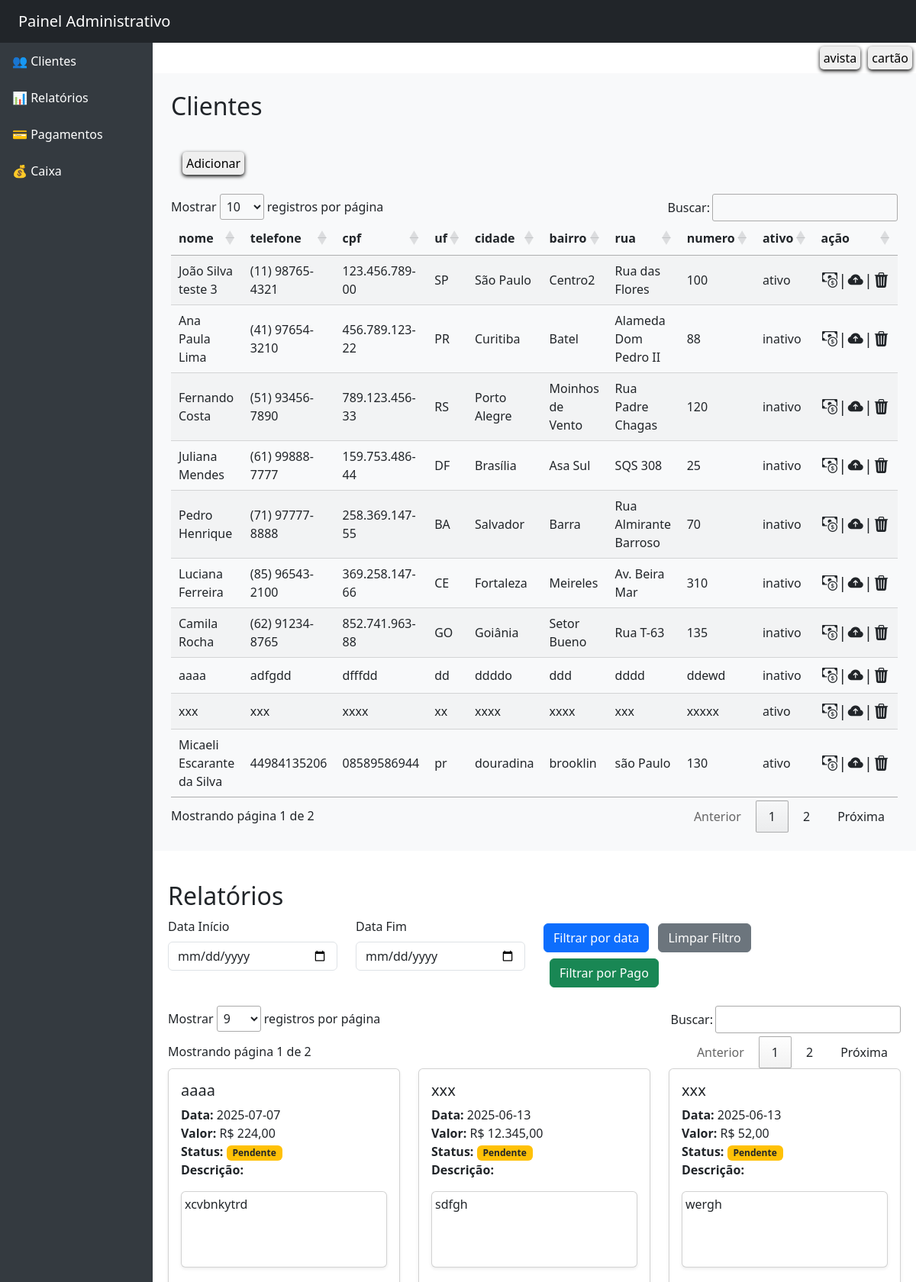
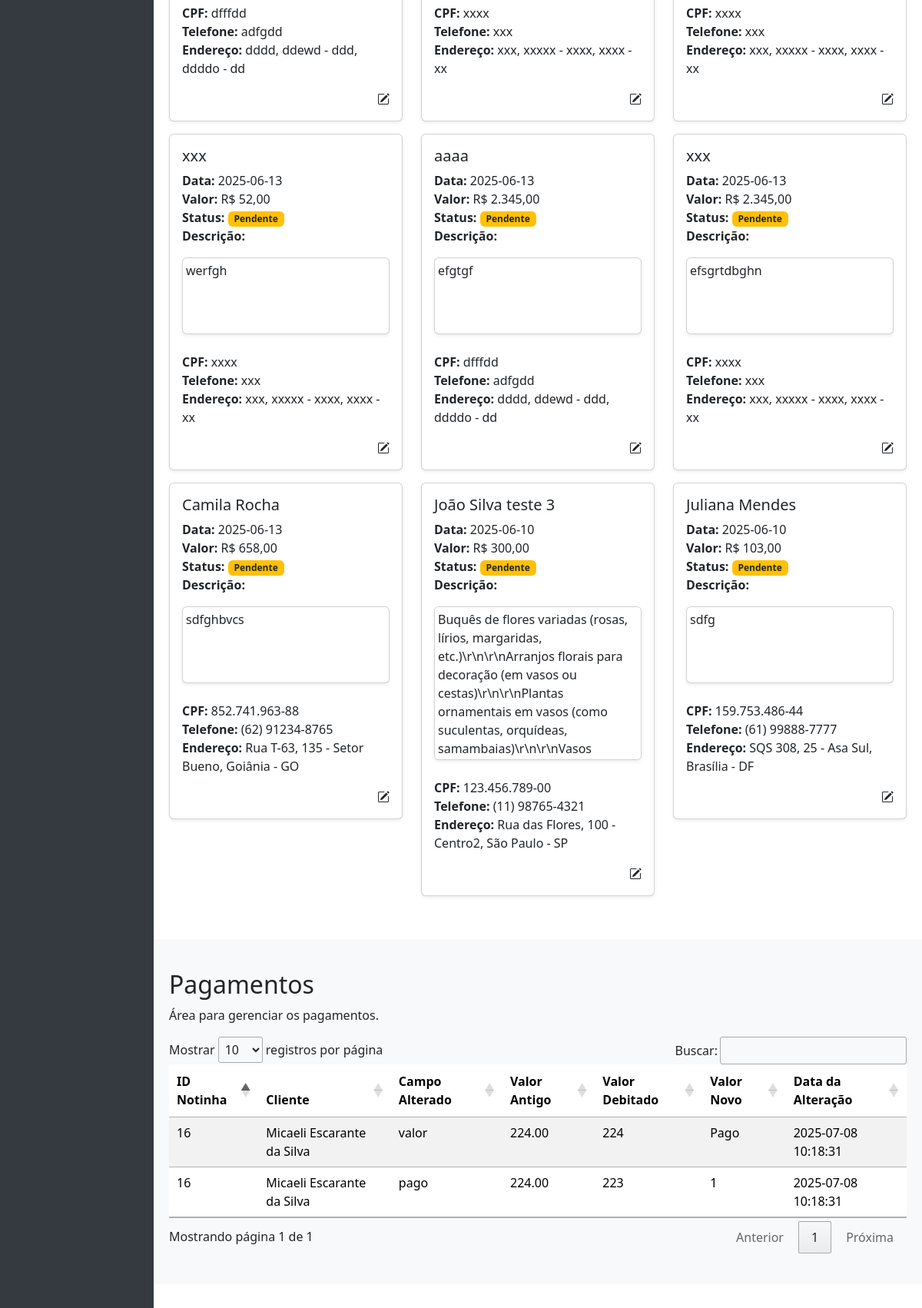
The page / (upper part) on the database its author committed (2 pictures, top to bottom).
### tables this page shows
CREATE TABLE `clientes` (
  `idcliente` int(11) NOT NULL,
  `nome` varchar(100) NOT NULL,
  `telefone` varchar(20) DEFAULT NULL,
  `cpf` varchar(14) DEFAULT NULL,
  `uf` char(2) DEFAULT NULL,
  `cidade` varchar(100) DEFAULT NULL,
  `bairro` varchar(100) DEFAULT NULL,
  `rua` varchar(100) DEFAULT NULL,
  `numero` varchar(10) DEFAULT NULL,
  `ativo` tinyint(1) DEFAULT NULL
);

CREATE TABLE `notinhas` (
  `idnotinha` int(11) NOT NULL,
  `idcliente` int(11) DEFAULT NULL,
  `data` date NOT NULL,
  `valor` decimal(10,2) NOT NULL,
  `pago` tinyint(1) DEFAULT 0,
  `descricao` varchar(800) NOT NULL
);

### index.php (called while the page is built)
<?php
@include('./src/views/home.php');
?>

### src/views/section/clientes.php (the view, shortened to what this page needs)
<head>
  <link rel="stylesheet" href="https://cdn.datatables.net/1.13.6/css/jquery.dataTables.min.css">
  <link href="https://cdn.jsdelivr.net/npm/bootstrap@5.3.6/dist/css/bootstrap.min.css" rel="stylesheet">
  <link href="https://cdn.jsdelivr.net/npm/bootstrap-icons@1.10.5/font/bootstrap-icons.css" rel="stylesheet">
</head>
<div class="content-area">
  <div id="acoesRapidas">
    <button>avista</button>
    <button>cartão</button>
  </div>
  <section id="clientes-section" class="bg-light p-4">
    <h2 class="mb-3">Clientes</h2>
    <div id="acoesClientesMenu">
      <button onclick="addCliente()">Adicionar</button>
    </div>
    <table id="clientes-tabela" class="display" style="width:100%">
      <thead>
        <tr>
          <th>nome</th>
          <th>telefone</th>
          <th>cpf</th>
          <th>uf</th>
          <th>cidade</th>
          <th>bairro</th>
          <th>rua</th>
          <th>numero</th>
          <th>ativo</th>
          <th style="width: 100px;">ação</th>
        </tr>
      </thead>
      <tbody>
        <?php
        $sql = "SELECT * FROM clientes";
        $result = mysqli_query($connect, $sql);
        if ($result && mysqli_num_rows($result) > 0) {
          while ($row = mysqli_fetch_assoc($result)) {
            echo "<tr>";
            echo "<td>{$row['nome']}</td>";
            echo "<td>{$row['telefone']}</td>";
            echo "<td>{$row['cpf']}</td>";
            echo "<td>{$row['uf']}</td>";
            echo "<td>{$row['cidade']}</td>";
            echo "<td>{$row['bairro']}</td>";
            echo "<td>{$row['rua']}</td>";
            echo "<td>{$row['numero']}</td>";
            echo "<td>" . ($row['ativo'] ? 'ativo' : 'inativo') . "</td>";
            $clienteJson = htmlspecialchars(json_encode($row), ENT_QUOTES, 'UTF-8');
            echo '<td><div>
            <i class="bi bi-cash-coin" onclick="addNotinha(' . "'" . $clienteJson . "'" . ')" class="bi bi-cloud-arrow-up-fill"></i> |
            <i onclick="UpCliente(' . $row['idcliente'] . ')" class="bi bi-cloud-arrow-up-fill"></i> |
            <i onclick="DeleteCliente(' . $row['idcliente'] . ')" class="bi bi-trash3-fill"></i>
          </div></td>';
            echo "</tr>";
          }
        } else {
          echo "<tr><td colspan='10'>Nenhum cliente encontrado.</td></tr>";
        }
        ?>
      </tbody>
    </table>
  </section>

### src/views/home.php (shortened to what this page needs)
<?php
    include __DIR__ . '/../../core/config.php';
?>
<!DOCTYPE html>
<html lang="pt-br">
<head>
    <link href="https://cdn.jsdelivr.net/npm/bootstrap@5.3.3/dist/css/bootstrap.min.css" rel="stylesheet">
    <link rel="stylesheet" href="./public/css/home2.css">
</head>
<body>
    <h1><?php print_r($teste); ?></h1>
    <?php include __DIR__ . '/partials/navTopo.php'; ?>
    <?php include __DIR__ . '/partials/navLateral.php' ?>
    <?php include __DIR__ . '/section/clientes.php' ?>
    <?php include __DIR__ . '/section/relatorios.php' ?>
    <?php include __DIR__ . '/section/pagamentos.php' ?>
    <?php include __DIR__ . '/section/caixa.php' ?>
    <?php include __DIR__ . '/partials/footer.php' ?>
</body>
</html>

### src/views/partials/navTopo.php (shortened to what this page needs)
<nav id="navtopo" class="navbar navbar-dark bg-dark px-3">
  <span class="navbar-brand ms-2">Painel Administrativo</span>
</nav>
<div class="main-wrapper">

### src/views/partials/navLateral.php
<nav class="sidebar d-md-block" id="sidebarMenu">
<a href="#clientes-section" class="menu-link" data-target="clientes">👥 Clientes</a>
<a href="#relatorios" class="menu-link" data-target="relatorios">📊 Relatórios</a>
<a href="#pagamentos" class="menu-link" data-target="pagamentos">💳 Pagamentos</a>
<a href="#caixa" class="menu-link" data-target="caixa">💰 Caixa</a>
</nav>

### src/views/section/relatorios.php (shortened to what this page needs)
<section id="relatorios" class="bg-white">
    <h2>Relatórios</h2>
    <div class="row mb-4">
        <div class="col-md-3">
            <label for="dataInicio" class="form-label">Data Início</label>
            <input type="date" id="dataInicio" class="form-control">
        </div>
        <div class="col-md-3">
            <label for="dataFim" class="form-label">Data Fim</label>
            <input type="date" id="dataFim" class="form-control">
        </div>
        <div class="col-md-5 align-self-end">
            <button id="filtrarDatas" class="btn btn-primary mt-2">Filtrar por data</button>
            <button id="limparDatas" class="btn btn-secondary mt-2 ms-2">Limpar Filtro</button>
            <button id="filtrarPago" class="btn btn-success mt-2 ms-2">Filtrar por Pago</button>
        </div>
    </div>
    <table id="notinhas-tabela" class="table d-none">
        <tbody>
            <?php
            $sql = "SELECT
                        n.*,
                        c.nome AS nome_cliente,
                        c.cpf,
                        c.telefone,
                        CONCAT(c.rua, ', ', c.numero, ' - ', c.bairro, ', ', c.cidade, ' - ', c.uf) AS endereco
                    FROM
                        notinhas n
                    LEFT JOIN
                        clientes c ON n.idcliente = c.idcliente
                    ORDER BY
                        n.pago ASC,
                        n.data DESC";
            $result = mysqli_query($connect, $sql);
            if ($result && mysqli_num_rows($result) > 0) {
                while ($row2 = mysqli_fetch_assoc($result)) {
                    $row2['descricao'] = str_replace(array("\r", "\n"), array("\\r", "\\n"), $row2['descricao']);
                    $notinhaJson = htmlspecialchars(json_encode($row2), ENT_QUOTES, 'UTF-8');
                    echo "<tr>";
                    echo "<td>{$row2['nome_cliente']}</td>";
                    echo "<td>{$row2['data']}</td>";
                    echo "<td>R$ " . number_format($row2['valor'], 2, ',', '.') . "</td>";
                    echo "<td>{$row2['descricao']}</td>";
                    echo "<td>{$row2['cpf']}</td>";
                    echo "<td>{$row2['telefone']}</td>";
                    echo "<td>{$row2['endereco']}</td>";
                    echo "<td><i style='cursor: pointer;' onclick=\"UpNotinha('{$notinhaJson}')\" class=\"bi bi-pencil-square\"></i></td>";
                    echo "</tr>";
                }
            }
            ?>
        </tbody>
    </table>
    <div id="notinhas-cards" class="row g-6"></div>
</section>

### src/views/section/pagamentos.php (shortened to what this page needs)
<?php
include 'config.php';
$sql = "SELECT l.*, c.nome AS nome_cliente
    FROM log_alteracoes_notinhas l
    LEFT JOIN notinhas n ON l.idnotinha = n.idnotinha
    LEFT JOIN clientes c ON n.idcliente = c.idcliente
    ORDER BY l.data_alteracao DESC";
$result = mysqli_query($connect, $sql);
?>
<section id="pagamentos" class="bg-light">
    <h2>Pagamentos</h2>
    <p>Área para gerenciar os pagamentos.</p>
    <table id="logAlteracoes" class="table table-striped">
        <thead>
            <tr>
                <th>ID Notinha</th>
                <th>Cliente</th>
                <th>Campo Alterado</th>
                <th>Valor Antigo</th>
                <th>Valor Debitado</th>
                <th>Valor Novo</th>
                <th>Data da Alteração</th>
            </tr>
        </thead>
        <tbody>
            <?php while ($row = mysqli_fetch_assoc($result)) : ?>
                <tr>
                    <td><?= $row['idnotinha'] ?></td>
                    <td><?= htmlspecialchars($row['nome_cliente']) ?></td>
                    <td><?= htmlspecialchars($row['campo_alterado'])?></td>
                    <td><?= htmlspecialchars($row['valor_antigo']) ?></td>
                    <td><?= htmlspecialchars(floatval($row['valor_antigo']) - floatval($row['valor_novo'])) ?></td>
                    <td><?= empty($row['valor_novo']) ? 'Pago' : htmlspecialchars($row['valor_novo']) ?></td>
                    <td><?= $row['data_alteracao'] ?></td>
                </tr>
            <?php endwhile; ?>
        </tbody>
    </table>
</section>

### src/views/section/caixa.php (shortened to what this page needs)
<section id="caixa" class="bg-white">
</section>

### src/views/partials/footer.php (shortened to what this page needs)
</div>
</div>

### public/css/home2.css (style rules this page uses)
* { margin: 0; padding: 0; box-sizing: border-box; }
html, body { height: 100%; overflow: hidden; }
body { display: flex; flex-direction: column; }
section { height: auto; padding: 40px 20px; }
.sidebar { background-color: #343a40; color: white; }
.sidebar a { color: white; text-decoration: none; display: block; padding: 12px 16px; }
.main-wrapper { flex-grow: 1; display: flex; overflow: hidden; }
.sidebar { min-width: 200px; }
.content-area { flex-grow: 1; overflow-y: auto; scroll-behavior: smooth; }

### src/views/section/clientes.php (style rules this page uses)
td div { width: 100%; height: 100%; font-size: 20px; display: flex; justify-content: space-evenly; align-items: center; }
td div i { cursor: pointer; }
#acoesClientesMenu { display: flex; flex-direction: row; justify-content: space-between; padding: 20px 10px; }
#acoesRapidas { display: flex; flex-direction: row; justify-content: flex-end; }
#acoesRapidas button, #acoesClientesMenu button { border: none; margin: 5px; padding: 3px 5px; box-shadow: 0px 2px 5px black; border-radius: 5px; }

### rows shown on the page
clientes: nome "João Silva teste 3", telefone "(11) 98765-4321", cpf "123.456.789-00", uf "SP", cidade "São Paulo", bairro "Centro2", rua "Rua das Flores", numero "100", ativo "ativo"
clientes: nome "Ana Paula Lima", telefone "(41) 97654-3210", cpf "456.789.123-22", uf "PR", cidade "Curitiba", bairro "Batel", rua "Alameda Dom Pedro II", numero "88", shows "inativo"
clientes: nome "Fernando Costa", telefone "(51) 93456-7890", cpf "789.123.456-33", uf "RS", cidade "Porto Alegre", bairro "Moinhos de Vento", rua "Rua Padre Chagas", numero "120", shows "inativo"
clientes: nome "Juliana Mendes", telefone "(61) 99888-7777", cpf "159.753.486-44", uf "DF", cidade "Brasília", bairro "Asa Sul", rua "SQS 308", numero "25", shows "inativo"
clientes: nome "Pedro Henrique", telefone "(71) 97777-8888", cpf "258.369.147-55", uf "BA", cidade "Salvador", bairro "Barra", rua "Rua Almirante Barroso", numero "70", shows "inativo"
clientes: nome "Luciana Ferreira", telefone "(85) 96543-2100", cpf "369.258.147-66", uf "CE", cidade "Fortaleza", bairro "Meireles", rua "Av. Beira Mar", numero "310", shows "inativo"
clientes: nome "Camila Rocha", telefone "(62) 91234-8765", cpf "852.741.963-88", uf "GO", cidade "Goiânia", bairro "Setor Bueno", rua "Rua T-63", numero "135", shows "inativo"
clientes: nome "aaaa", telefone "adfgdd", cpf "dfffdd", uf "dd", cidade "ddddo", bairro "ddd", rua "dddd", numero "ddewd", ativo "inativo"
clientes: nome "xxx", telefone "xxx", cpf "xxxx", uf "xx", cidade "xxxx", bairro "xxxx", rua "xxx", numero "xxxxx", ativo "ativo"
clientes: nome "Micaeli Escarante da Silva", telefone "44984135206", cpf "08589586944", uf "pr", cidade "douradina", bairro "brooklin", rua "são Paulo", numero "130", ativo "ativo"
notinhas: idcliente.nome "aaaa", data "2025-07-07", valor "224,00", descricao "xcvbnkytrd", idcliente.cpf "dfffdd", idcliente.telefone "adfgdd", endereco "dddd, ddewd - ddd, ddddo - dd"
notinhas: idcliente.nome "xxx", data "2025-06-13", valor "12.345,00", descricao "sdfgh", idcliente.cpf "xxxx", idcliente.telefone "xxx", endereco "xxx, xxxxx - xxxx, xxxx - xx"
notinhas: idcliente.nome "xxx", data "2025-06-13", valor "52,00", descricao "wergh", idcliente.cpf "xxxx", idcliente.telefone "xxx", endereco "xxx, xxxxx - xxxx, xxxx - xx"
notinhas: idcliente.nome "xxx", data "2025-06-13", valor "52,00", descricao "werfgh", idcliente.cpf "xxxx", idcliente.telefone "xxx", endereco "xxx, xxxxx - xxxx, xxxx - xx"
notinhas: idcliente.nome "aaaa", data "2025-06-13", valor "2.345,00", descricao "efgtgf", idcliente.cpf "dfffdd", idcliente.telefone "adfgdd", endereco "dddd, ddewd - ddd, ddddo - dd"
notinhas: idcliente.nome "xxx", data "2025-06-13", valor "2.345,00", descricao "efsgrtdbghn", idcliente.cpf "xxxx", idcliente.telefone "xxx", endereco "xxx, xxxxx - xxxx, xxxx - xx"
notinhas: idcliente.nome "Camila Rocha", data "2025-06-13", valor "658,00", descricao "sdfghbvcs", idcliente.cpf "852.741.963-88", idcliente.telefone "(62) 91234-8765", endereco "Rua T-63, 135 - Setor Bueno, Goiânia - GO"
notinhas: idcliente.nome "João Silva teste 3", data "2025-06-10", valor "300,00", descricao "Buquês de flores variadas (rosas, lírios, margaridas, etc.)\\r\\n\\r\\nArranjos florais para decoração (em vasos ou cestas)\\r\\n\\r\\nPlantas ornamentais em vasos (como suculentas, orquídeas, samambaias)\\r\\n\\r\\nVasos…", idcliente.cpf "123.456.789-00", idcliente.telefone "(11) 98765-4321", endereco "Rua das Flores, 100 - Centro2, São Paulo - SP"
notinhas: idcliente.nome "Juliana Mendes", data "2025-06-10", valor "103,00", descricao "sdfg", idcliente.cpf "159.753.486-44", idcliente.telefone "(61) 99888-7777", endereco "SQS 308, 25 - Asa Sul, Brasília - DF"

### other values the page prints
$row['idnotinha'] "16"
$row['nome_cliente'] "Micaeli Escarante da Silva"
$row['campo_alterado'] "valor"
$row['valor_antigo'] "224.00"
floatval($row['valor_antigo']) - floatval($row['valor_novo']) "224"
$row['data_alteracao'] "2025-07-08 10:18:31"
$row['campo_alterado'] "pago"
floatval($row['valor_antigo']) - floatval($row['valor_novo']) "223"
$row['valor_novo'] "1"
